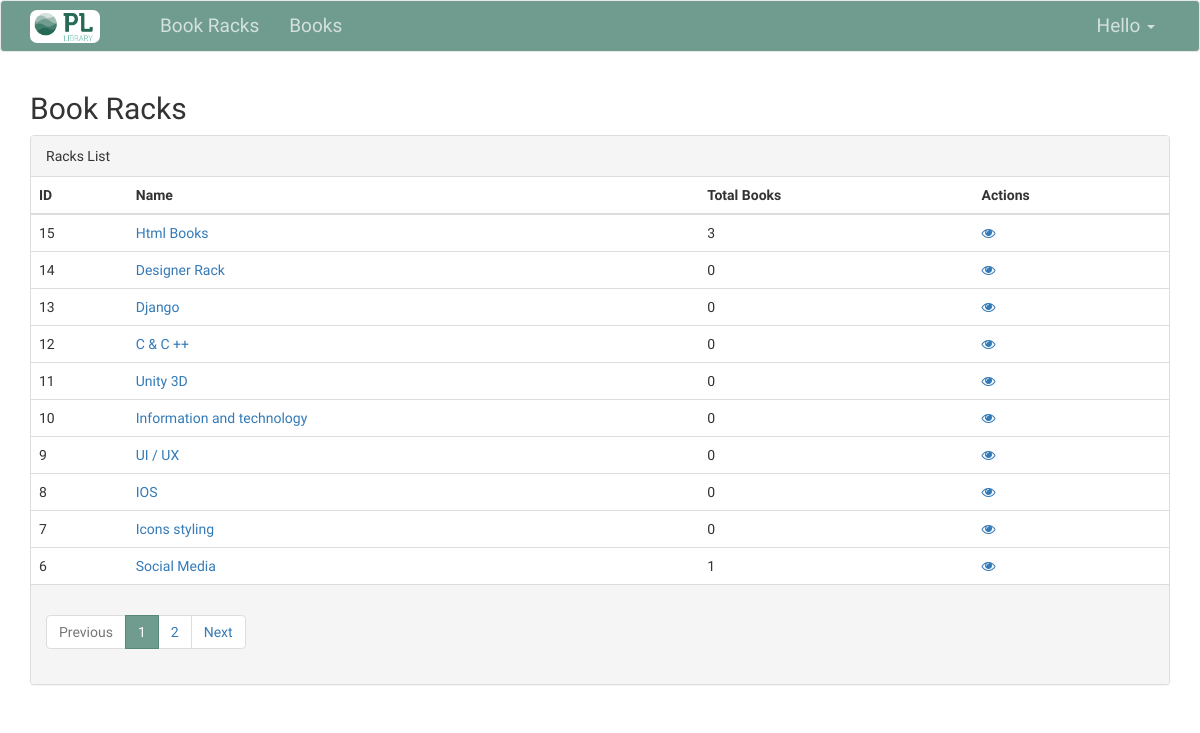
/book/racks/, run on an earlier commit of the app's database.
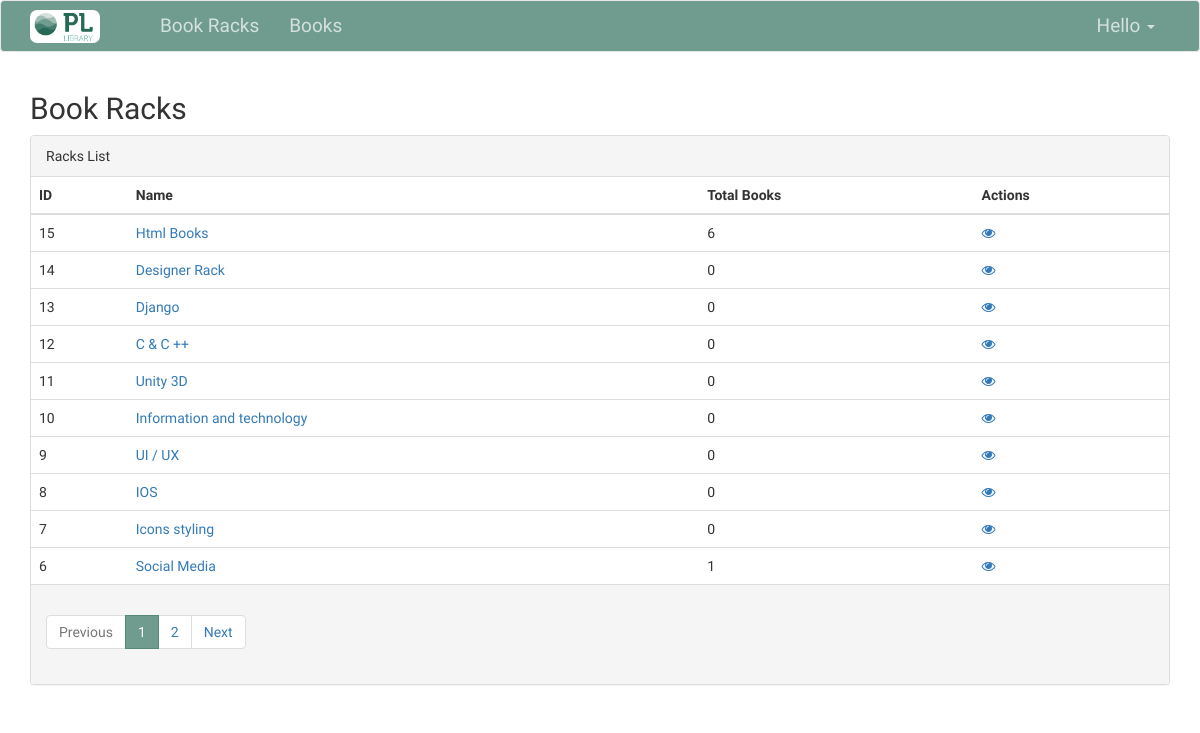
And on a later commit of the database.
### bookracks/models.py (models this page shows, shortened)
class DefaultModel(models.Model):
    created = models.DateTimeField(auto_now_add=True)
    modified = models.DateTimeField(auto_now=True)
    class Meta:
        abstract = True

class BookRack(DefaultModel):
    name = models.CharField(null=False, blank=False, max_length=255)
    slug = models.SlugField(null=True, blank=True, max_length=255, unique=True)
    description = models.TextField(null=True, blank=True)
    @property
    def total_books(self):
        return self.book_set.count()

### bookracks/views.py (the view)
# urls.py: path('racks/', views.RacksListView.as_view(), name="racks_list"),
class RacksListView(LoginRequiredMixin, ListView):
    model = BookRack
    template_name = 'bookracks/racks/index.html'
    paginate_by = 10
    def get_queryset(self):
        return super(RacksListView, self).get_queryset().order_by('-id')
    def get_context_data(self, *, object_list=None, **kwargs):
        context = super(RacksListView, self).get_context_data(object_list=None, **kwargs)
        return context

### templates/bookracks/racks/index.html
{% extends 'base.html' %}
{% block content %}
    <h2>Book Racks</h2>
    <div class="panel panel-default">
        <div class="panel-heading">Racks List</div>
        <div class="panel-body" style="padding: 0">
            <table class="table tabel-hover" style="margin-bottom: 0px">
                <thead>
                <tr>
                    <th>ID</th>
                    <th>Name</th>
                    <th>Total Books</th>
                    <th>Actions</th>
                </tr>
                </thead>
                <tbody>
                {% for rack in object_list %}
                    <tr>
                        <td>{{ rack.id }}</td>
                        <td> <a href="{% url 'racks:racks_detail' rack.slug %}"> {{ rack.name }} </a></td>
                        <td>{{ rack.total_books }}</td>
                        <td>
                            <a href="{% url 'racks:racks_detail' rack.slug %}"><i class="fa fa-eye"></i></a>
                        </td>
                    </tr>
                {% endfor %}
                </tbody>
            </table>
        </div>
        {% if is_paginated and paginator.page_range %}
            <div class="panel-footer">
                {% include 'elements/pagination.html' %}
            </div>
        {% endif %}
    </div>
{% endblock %}

What changed in the data, as far as the page shows it:
changed BookRack "Html Books": total_books "3" → "6"
